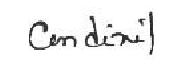
#> input picture scan.png, 188 x 67 px
$ python denoise.py
#> lines starting #> are read from the running program, lines starting #| are printed output that depends on the picture; after the words box and inside, x2 and y2 are one past the last pixel; in counts of white or black regions, pixels touching at a corner belong together
import cv2
import numpy as np

img = cv2.imread('scan.png', cv2.IMREAD_GRAYSCALE)
#> img is the input picture: shape (67, 188); min 14, max 255, mean 240.5

if img is None:
    raise FileNotFoundError("Couldn't find scan.png — check the filename/path")

# Step 1: Denoise
denoised = cv2.fastNlMeansDenoising(img, h=10, templateWindowSize=7, searchWindowSize=21)
cv2.imwrite('denoised_output.png', denoised)
print("Step 1 done — saved as denoised_output.png")

# Step 2: Threshold (binarize)
_, binary = cv2.threshold(denoised, 0, 255, cv2.THRESH_BINARY + cv2.THRESH_OTSU)
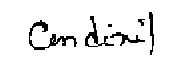
#> binary: shape (67, 188); 93.2% white; 6 black regions (1 under 20 px), largest, box (x1, y1, x2, y2) and area: (29, 20, 77, 50) 340, (85, 16, 114, 47) 213, (110, 32, 145, 46) 144, (149, 12, 154, 55) 115, (138, 19, 145, 26) 28

# Step 3: Morphological cleanup
kernel = np.ones((2,2), np.uint8)
cleaned = cv2.morphologyEx(binary, cv2.MORPH_OPEN, kernel)
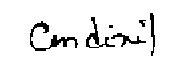
#> cleaned: shape (67, 188); 93.1% white; 6 black regions (1 under 20 px), largest, box (x1, y1, x2, y2) and area: (30, 21, 78, 51) 351, (86, 17, 115, 48) 214, (111, 33, 146, 47) 144, (150, 13, 155, 56) 115, (139, 20, 146, 27) 28
cleaned = cv2.morphologyEx(cleaned, cv2.MORPH_CLOSE, kernel)
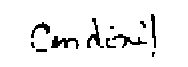
#> cleaned: shape (67, 188); 93.4% white; 11 black regions (3 under 20 px), largest, box (x1, y1, x2, y2) and area: (51, 36, 79, 49) 175, (87, 18, 104, 48) 159, (112, 34, 147, 48) 144

cv2.imwrite('cleaned.png', cleaned)
print("Step 2 & 3 done — saved as cleaned.png")
